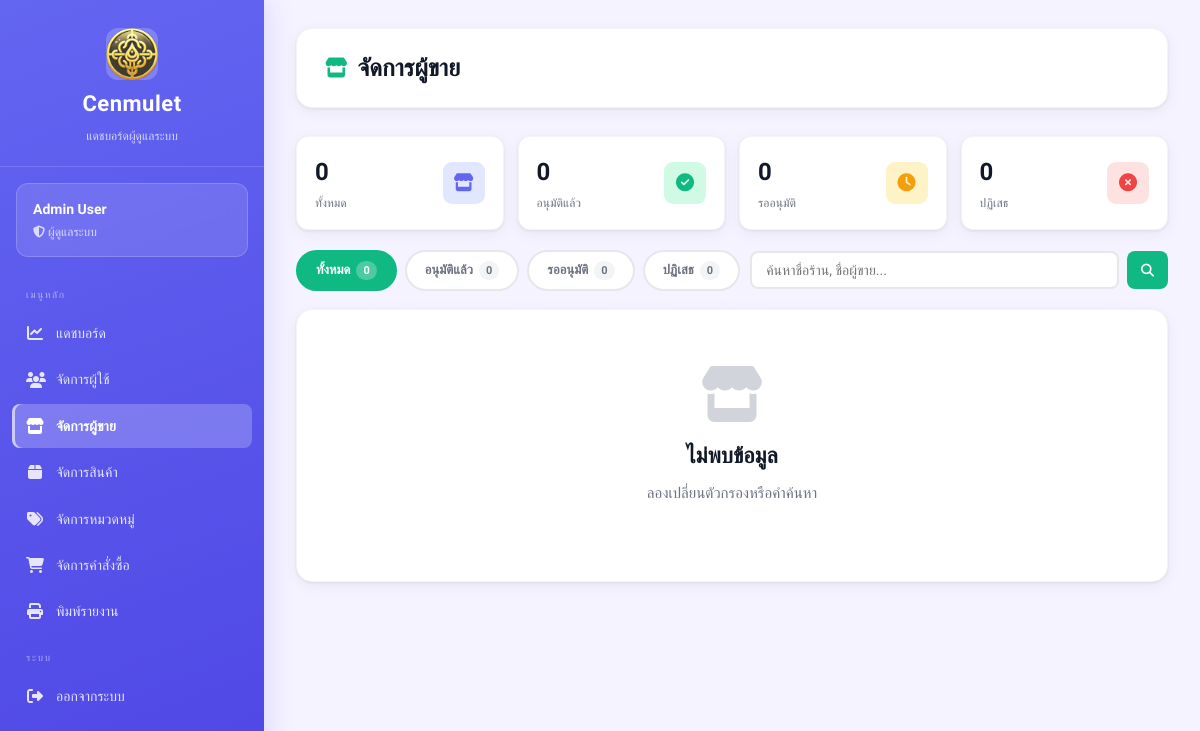
/views/admin/sellers.php (signed in), run on an earlier commit of the app's database.
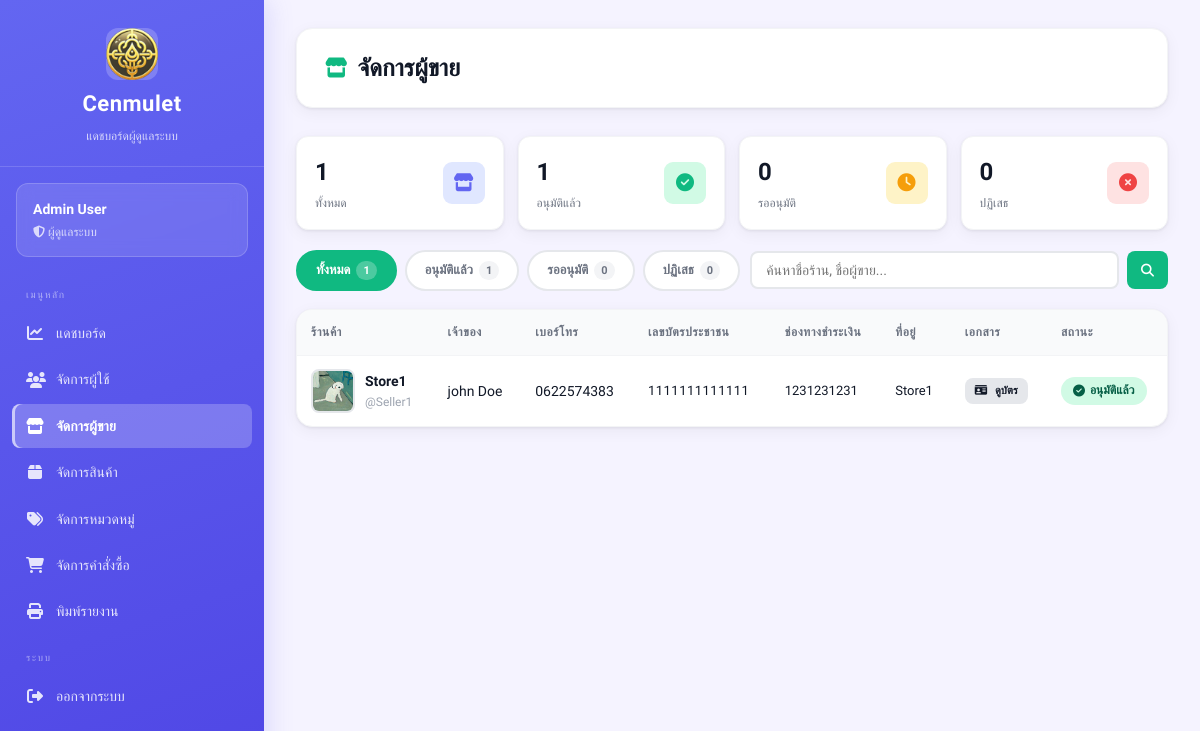
And on a later commit of the database.
### tables this page shows
CREATE TABLE sellers (
    id INTEGER PRIMARY KEY AUTOINCREMENT,
    fullname TEXT,
    store_name TEXT,
    username TEXT UNIQUE,
    password TEXT,
    address TEXT,
    img_store TEXT,
    tel TEXT,
    pay_contax TEXT,
    id_per TEXT,
    img_per TEXT,

    status TEXT DEFAULT 'pending',
    reject_reason TEXT,
    reviewed_at DATETIME
);

### views/admin/sellers.php (the view, shortened to what this page needs)
<?php
require_once __DIR__ . "/../../config/db.php";
$admin_id = $_SESSION['user_id'];
$stmt = $db->prepare("SELECT * FROM admins WHERE id = :id");
$stmt->execute([':id' => $admin_id]);
$admin = $stmt->fetch(PDO::FETCH_ASSOC);
$filter  = $_GET['filter'] ?? 'all';
$search  = trim($_GET['search'] ?? '');
$conditions = [];
$params     = [];
$where = $conditions ? "WHERE " . implode(" AND ", $conditions) : "";
$stmt = $db->prepare("SELECT * FROM sellers $where ORDER BY id DESC");
$stmt->execute($params);
$sellers = $stmt->fetchAll(PDO::FETCH_ASSOC);
$n_all      = $db->query("SELECT COUNT(*) FROM sellers")->fetchColumn();
$n_approved = $db->query("SELECT COUNT(*) FROM sellers WHERE status='approved'")->fetchColumn();
$pending_sellers = $db->query("SELECT COUNT(*) FROM sellers WHERE status='pending'")->fetchColumn();
$n_rejected = $db->query("SELECT COUNT(*) FROM sellers WHERE status='rejected'")->fetchColumn();
?>
<!DOCTYPE html>
<html lang="th">
<head>
    <link rel="stylesheet" href="/public/css/dashboard.css">
    <link rel="stylesheet" href="https://cdnjs.cloudflare.com/ajax/libs/font-awesome/6.5.1/css/all.min.css">
</head>
<body class="admin">
<div class="dashboard-container">
<?php include __DIR__ . '/_sidebar.php'; ?>
<main class="main-content">
    <div class="top-bar">
        <h1><i class="fa-solid fa-store"></i> จัดการผู้ขาย</h1>
    </div>
    <div class="stats-mini" style="margin-bottom:20px">
        <div class="stat-mini">
            <div><div class="stat-mini-value"><?php echo $n_all; ?></div><div class="stat-mini-label">ทั้งหมด</div></div>
            <div class="stat-mini-icon" style="background:#e0e7ff;color:#6366f1"><i class="fa-solid fa-store"></i></div>
        </div>
        <div class="stat-mini">
            <div><div class="stat-mini-value"><?php echo $n_approved; ?></div><div class="stat-mini-label">อนุมัติแล้ว</div></div>
            <div class="stat-mini-icon" style="background:#d1fae5;color:#10b981"><i class="fa-solid fa-check-circle"></i></div>
        </div>
        <div class="stat-mini">
            <div><div class="stat-mini-value"><?php echo $pending_sellers; ?></div><div class="stat-mini-label">รออนุมัติ</div></div>
            <div class="stat-mini-icon" style="background:#fef3c7;color:#f59e0b"><i class="fa-solid fa-clock"></i></div>
        </div>
        <div class="stat-mini">
            <div><div class="stat-mini-value"><?php echo $n_rejected; ?></div><div class="stat-mini-label">ปฏิเสธ</div></div>
            <div class="stat-mini-icon" style="background:#fee2e2;color:#ef4444"><i class="fa-solid fa-times-circle"></i></div>
        </div>
    </div>
    <div style="display:flex;gap:10px;flex-wrap:wrap;margin-bottom:18px;align-items:center">
        <div class="filter-tabs" style="margin-bottom:0">
            <a href="?filter=all<?php echo $search ? '&search='.urlencode($search) : ''; ?>"
               class="filter-tab <?php echo $filter==='all'      ? 'active':'' ?>">ทั้งหมด <span class="tab-count"><?php echo $n_all; ?></span></a>
            <a href="?filter=approved<?php echo $search ? '&search='.urlencode($search) : ''; ?>"
               class="filter-tab <?php echo $filter==='approved' ? 'active':'' ?>">อนุมัติแล้ว <span class="tab-count"><?php echo $n_approved; ?></span></a>
            <a href="?filter=pending<?php echo $search ? '&search='.urlencode($search) : ''; ?>"
               class="filter-tab <?php echo $filter==='pending'  ? 'active':'' ?>">รออนุมัติ <span class="tab-count"><?php echo $pending_sellers; ?></span></a>
            <a href="?filter=rejected<?php echo $search ? '&search='.urlencode($search) : ''; ?>"
               class="filter-tab <?php echo $filter==='rejected' ? 'active':'' ?>">ปฏิเสธ <span class="tab-count"><?php echo $n_rejected; ?></span></a>
        </div>
        <form method="GET" style="display:flex;gap:8px;flex:1;min-width:200px">
            <input type="text" name="search" value="<?php echo htmlspecialchars($search); ?>"
                   placeholder="ค้นหาชื่อร้าน, ชื่อผู้ขาย..."
                   style="flex:1;padding:9px 14px;border:2px solid #e5e7eb;border-radius:8px;font-family:inherit;font-size:14px">
            <button type="submit" class="btn btn-primary btn-sm"><i class="fa-solid fa-search"></i></button>
        </form>
    </div>
    <div class="card">
        <div class="table-wrapper">
        <?php if (count($sellers) > 0): ?>
        <table>
            <thead>
                <tr>
                    <th>ร้านค้า</th>
                    <th>เจ้าของ</th>
                    <th>เบอร์โทร</th>
                    <th>เลขบัตรประชาชน</th>
                    <th>ช่องทางชำระเงิน</th>
                    <th>ที่อยู่</th>
                    <th>เอกสาร</th>
                    <th>สถานะ</th>
                </tr>
            </thead>
            <tbody>
            <?php foreach ($sellers as $s): ?>
            <tr>
                <td>
                    <div style="display:flex;align-items:center;gap:10px">
                        <?php if (!empty($s['img_store'])): ?>
                        <img src="/uploads/sellers/<?php echo htmlspecialchars($s['img_store']); ?>"
                             style="width:44px;height:44px;border-radius:8px;object-fit:cover;border:2px solid #e5e7eb">
                        <?php else: ?>
                        <div class="no-image"><i class="fa-solid fa-store"></i></div>
                        <?php endif; ?>
                        <div>
                            <div style="font-weight:600"><?php echo htmlspecialchars($s['store_name']); ?></div>
                            <div style="font-size:12px;color:#9ca3af">@<?php echo htmlspecialchars($s['username']); ?></div>
                        </div>
                    </div>
                </td>
                <td><?php echo htmlspecialchars($s['fullname']); ?></td>
                <td><?php echo htmlspecialchars($s['tel']); ?></td>
                <td style="font-size:13px;letter-spacing:.5px"><?php echo htmlspecialchars($s['id_per'] ?? '-'); ?></td>
                <td style="font-size:13px"><?php echo htmlspecialchars($s['pay_contax'] ?? '-'); ?></td>
                <td style="font-size:13px;max-width:160px;word-break:break-word"><?php echo htmlspecialchars($s['address'] ?? '-'); ?></td>
                <td>
                    <?php if (!empty($s['img_per'])): ?>
                    <a href="/uploads/sellers/<?php echo htmlspecialchars($s['img_per']); ?>"
                       target="_blank" class="btn btn-sm btn-secondary" style="font-size:11px;padding:4px 10px">
                        <i class="fa-solid fa-id-card"></i> ดูบัตร
                    </a>
                    <?php else: ?>
                    <span style="color:#d1d5db;font-size:12px">ไม่มี</span>
                    <?php endif; ?>
                </td>
                <td>
                    <?php
                    $badges = [
                        'approved' => ['badge-success','fa-check-circle','อนุมัติแล้ว'],
                        'pending'  => ['badge-warning','fa-clock','รออนุมัติ'],
                        'rejected' => ['badge-danger', 'fa-times-circle','ปฏิเสธ'],
                    ];
                    [$cls,$icon,$label] = $badges[$s['status']] ?? ['badge-warning','fa-clock','ไม่ทราบ'];
                    ?>
                    <span class="badge <?php echo $cls; ?>">
                        <i class="fa-solid <?php echo $icon; ?>"></i> <?php echo $label; ?>
                    </span>
                </td>
            </tr>
            <?php endforeach; ?>
            </tbody>
        </table>
        <?php else: ?>
        <div class="empty-state">
            <i class="fa-solid fa-store"></i>
            <h2>ไม่พบข้อมูล</h2>
            <p>ลองเปลี่ยนตัวกรองหรือคำค้นหา</p>
        </div>
        <?php endif; ?>
        </div>
    </div>
</main>
</div>
</body>
</html>

### views/admin/_sidebar.php (shortened to what this page needs)
<?php
$current = basename($_SERVER['PHP_SELF']);
?>
<aside class="sidebar admin">
    <div class="sidebar-header">
        <img src="/public/images/image.png" alt="">
        <h2>Cenmulet</h2>
        <p>แดชบอร์ดผู้ดูแลระบบ</p>
    </div>
    <div class="sidebar-user">
        <h3><?php echo htmlspecialchars($admin['fullname']); ?></h3>
        <p><i class="fa-solid fa-shield-halved"></i> ผู้ดูแลระบบ</p>
    </div>
    <ul class="sidebar-menu">
        <li class="menu-sep">เมนูหลัก</li>
        <li>
            <a href="/views/admin/dashboard.php"
               class="<?php echo $current === 'dashboard.php' ? 'active' : ''; ?>">
                <i class="fa-solid fa-chart-line"></i> แดชบอร์ด
            </a>
        </li>
        <li>
            <a href="/views/admin/users.php"
               class="<?php echo $current === 'users.php' ? 'active' : ''; ?>">
                <i class="fa-solid fa-users"></i> จัดการผู้ใช้
            </a>
        </li>
        <li>
            <a href="/views/admin/sellers.php"
               class="<?php echo in_array($current, ['sellers.php','approve_sellers.php']) ? 'active' : ''; ?>">
                <i class="fa-solid fa-store"></i> จัดการผู้ขาย
            </a>
        </li>
        <li>
            <a href="/views/admin/products.php"
               class="<?php echo $current === 'products.php' ? 'active' : ''; ?>">
                <i class="fa-solid fa-box"></i> จัดการสินค้า
            </a>
        </li>
        <li>
            <a href="/views/admin/categories.php"
               class="<?php echo $current === 'categories.php' ? 'active' : ''; ?>">
                <i class="fa-solid fa-tags"></i> จัดการหมวดหมู่
            </a>
        </li>
        <li>
            <a href="/views/admin/orders.php"
               class="<?php echo $current === 'orders.php' ? 'active' : ''; ?>">
                <i class="fa-solid fa-cart-shopping"></i> จัดการคำสั่งซื้อ
            </a>
        </li>
        <li>
            <a href="/views/admin/report.php"
               class="<?php echo $current === 'report.php' ? 'active' : ''; ?>">
                <i class="fa-solid fa-print"></i> พิมพ์รายงาน
            </a>
        </li>
        <li class="menu-sep">ระบบ</li>
        <li>
            <a href="/auth/logout.php">
                <i class="fa-solid fa-right-from-bracket"></i> ออกจากระบบ
            </a>
        </li>
    </ul>
</aside>

What changed in the data, as far as the page shows it:
added sellers: img_store (picture), store_name "Store1", username "Seller1", fullname "john Doe", tel "0622574383", id_per "1111111111111", pay_contax "1231231231", address "Store1", label "อนุมัติแล้ว"
Also different on the page:
$n_all: "0" → "1"
$n_approved: "0" → "1"
text no longer shown: "ไม่พบข้อมูล ลองเปลี่ยนตัวกรองหรือคำค้นหา"
text now shown: "ร้านค้า เจ้าของ เบอร์โทร เลขบัตรประชาชน ช่องทางชำระเงิน ที่อยู่ เอกสาร สถานะ"
